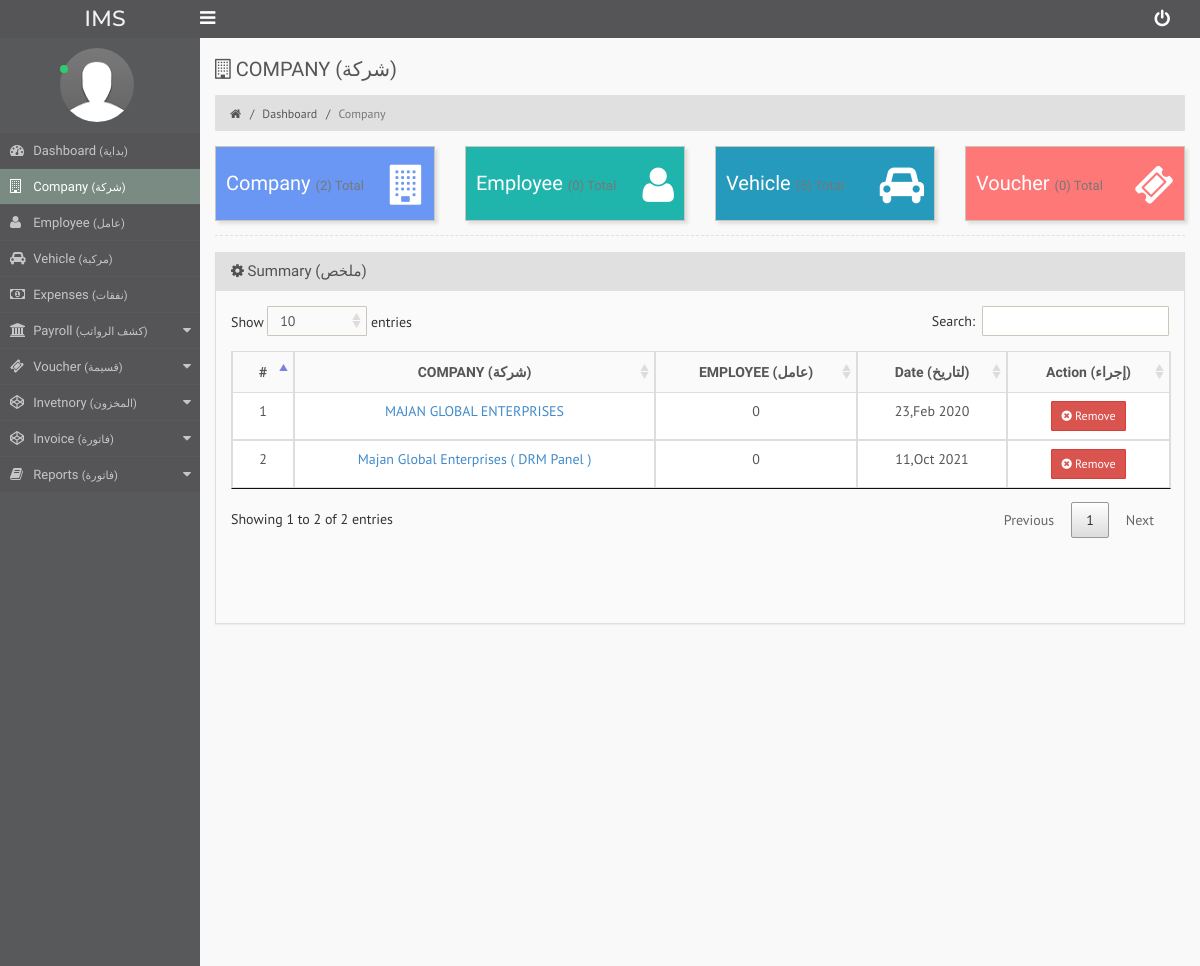
The page /company (signed in) on the database its author committed.
### tables this page shows
CREATE TABLE `company` (
  `id` int(11) NOT NULL,
  `name` varchar(100) NOT NULL,
  `owner` varchar(1000) NOT NULL,
  `address` varchar(1000) NOT NULL,
  `phone` varchar(100) NOT NULL,
  `prefix` varchar(10) NOT NULL,
  `fax` varchar(100) NOT NULL,
  `cr` varchar(100) NOT NULL,
  `other_gsm` varchar(100) NOT NULL,
  `created_by` int(11) NOT NULL,
  `salt` varchar(100) NOT NULL,
  `reg_date` timestamp NOT NULL DEFAULT CURRENT_TIMESTAMP ON UPDATE CURRENT_TIMESTAMP
);

### company.php (the view, shortened to what this page needs)
<?php require_once('assets/funcs.php');
$member = new member();
$static = new static_content;
?>
<!DOCTYPE html>
<html lang="en" xmlns="http://www.w3.org/1999/html">
<?php
		echo $static->head("inner");
?>
<body class="">
<?php
		echo $static->nav("inner");
?>
<section id="main-container">
<?php echo $static->sidebar("company");?>
<section id="min-wrapper">
    <div id="main-content">
        <div class="container-fluid">
            <div class="row">
                <div class="col-md-12">
                    <h3 class="ls-top-header"><i class='fa fa-building-o'></i> COMPANY (شركة) </h3>
                   <ol class="breadcrumb">
                        <li><a href="javascript:void(0)"><i class="fa fa-home"></i></a></li>
                        <li><a href='dashboard'>Dashboard</a></li>
                        <li class="active">Company</li>
                    </ol>
                </div>
            </div>
					<?php
						$exec = $member->val_company_esp();
						if($exec){
					?>
					<div class="row">
                        <div data-toggle="modal" data-target="#add_company" class="col-md-3 col-sm-6">
                            <div class="ls-wizard  label-blue">
                                <h2>Company <small>(<?php echo $member->total_companies($_SESSION['clerk']['id']);?>) Total</small></h2>
                                <div class="icon">
                                    <i class="fa fa-building"></i>
                                </div>
                            </div>
                        </div>
                        <div onclick="window.location='employee'" class="col-md-3 col-sm-6">
                            <div class="ls-wizard">
                                <h2>Employee <small>(<?php echo $member->total_employee($_SESSION['clerk']['id']);?>) Total</small></h2>
                                <div class="icon">
                                    <i class="fa fa-user"></i>
                                </div>
                            </div>
                        </div>
                        <div onclick="window.location='vehicle'" class="col-md-3 col-sm-6">
                            <div class="ls-wizard label-lightBlue margin-top-iPad-15">
                                <h2>Vehicle <small>(<?php echo $member->total_vehicle($_SESSION['clerk']['id']);?>) Total</small></h2>
                                <div class="icon">
                                    <i class="fa fa-car"></i>
                                </div>
                            </div>
                        </div>
                        <div onclick="window.location='payment-voucher'" class="col-md-3 col-sm-6">
                            <div class="ls-wizard label-red margin-top-iPad-15">
                                <h2>Voucher <small>(<?php echo $member->total_voucher($_SESSION['clerk']['id']);?>) Total</small></h2>
                                <div class="icon">
                                    <i class="fa fa-ticket"></i>
                                </div>
                            </div>
                        </div>
                    </div>
							<?php
						}
					?>
					<hr />
								  <?php
								$q = mysql_query("select * from company where created_by='{$_SESSION['clerk']['id']}'");
								if(mysql_num_rows($q)>0)
								{
								?>
									<div class="row">										<div class="col-md-12"><?php if(isset($msgbox)){echo $msgbox;}?></div>
										<div class="col-md-12">
											<div class="panel panel-default">
												<div class="panel-heading">
													<h3 class="panel-title"><i class='fa fa-cog'></i> Summary (ملخص)</h3>
												</div>
												<div class="panel-body">
													<div class="table-responsive ls-table">
														<table id="datatable" class="table table-bordered">
															<thead>
															<tr>
																<th class='text-center'><b>#</b></th>
																<th class='text-center'><b>COMPANY (شركة) </b></th>
																<th class='text-center'><b>EMPLOYEE (عامل) </b></th>
																<th class='text-center'><b>Date (لتاريخ) </b></th>
																<th class='text-center'><b>Action (إجراء) </b></th>
															</tr>
															</thead>
															<tbody>
																<?php
																	$count=1;
																	while($result = mysql_fetch_assoc($q)){
																		?>
																		<tr>
																			<td class='text-center'><?php echo $count; ?></td>
																			<td class='text-center'><a href='company-detail?salt=<?php echo $result['salt'];?>'><?php echo $result['name']; ?></a></td>
																			<td class='text-center'><?php echo $member->count_employee($result['id']);?></td>
																			<td class='text-center'><?php echo date("d,M Y",strtotime($result['reg_date'])); ?></td>
																			<td class='text-center'><button onclick="clip_value('remove_company','<?php echo $result['id'];?>')" data-toggle="modal" data-target="#dell_company" class="btn btn-danger btn-sm"><i class='fa fa-times-circle'></i> Remove</button></td>
																		</tr>
																		<?php
																	$count++;}
																?>
															</tbody>
														</table>
													</div>
												</div>
											</div>
										</div>
									</div>
								<?php
								}
								else
								{
								?>
									<blockquote>Empty</blockquote>
								<?php
								}
								?>
        </div>
    </div>
</section>
</section>
</body>
</html>

### rows shown on the page
company: name "MAJAN GLOBAL ENTERPRISES", count_employee "0", reg_date "23,Feb 2020"
company: name "Majan Global Enterprises ( DRM Panel )", count_employee "0", reg_date "11,Oct 2021"

### other values the page prints
$member->total_companies($_SESSION['clerk']['id']) "2"
$member->total_voucher($_SESSION['clerk']['id']) "0"
